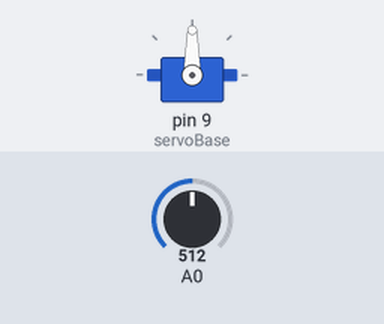
Recording of a sketch running on a simulated Arduino Uno, built with avr-gcc and run on an emulated ATmega328P. On the bench: servo. The test bench sets the inputs (shaded band); at power-on: A0 = 512.

Above: at 1.2 s.
1.3 s: A0 set to 716
At 2.1 s:
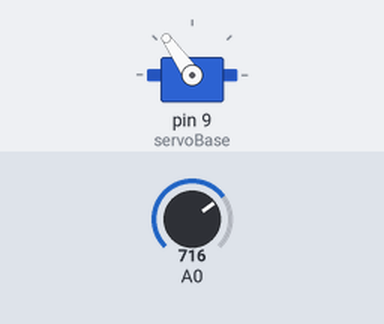
2.8 s: A0 set to 900
At 4.0 s:
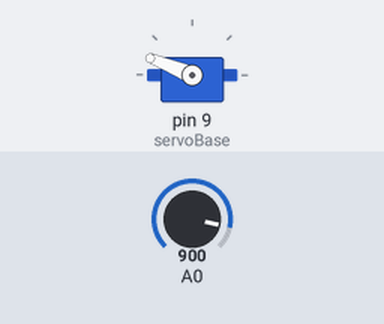
4.3 s: A0 set to 1023
At 5.5 s:
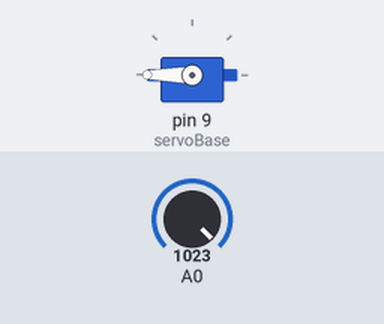
5.8 s: A0 set to 306
At 6.4 s:
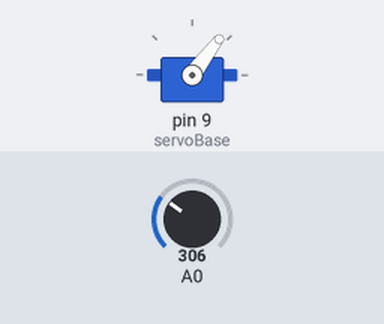
7.3 s: A0 set to 122
At 7.8 s:
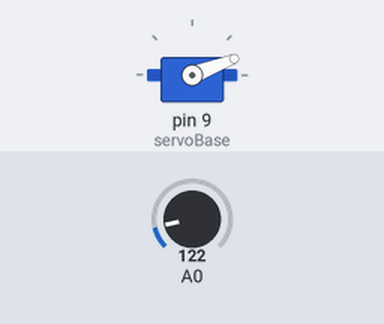
Timing chart, 0 to 9.8 s (numbered marks = the images above; inputs shaded):
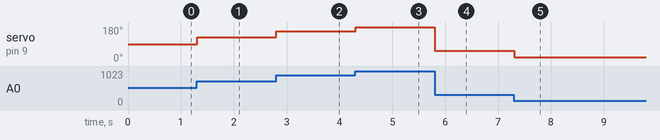

The sketch:

01_servo_potmeter.ino
```cpp
// Styr baseservoen på robotarmen med et potmeter.
// Kobling: servo signal -> pinne 9, potmeter midtbein -> A0.
// Servoens VCC går til en ekstern 5 V-kilde, og GND deles med Arduinoen.
#include <Servo.h>

Servo servoBase;

void setup() {
  servoBase.attach(9);
}

void loop() {
  int potVerdi = analogRead(A0);
  int vinkel = map(potVerdi, 0, 1023, 0, 180);
  servoBase.write(vinkel);
  delay(15);
}
```

Measured:
- after the input at 1.3 s, servo on pin 9 (servoBase): 90° → 125° at once
- after the input at 2.8 s, servo on pin 9 (servoBase): 125° → 158° at once
- after the input at 4.3 s, servo on pin 9 (servoBase): 158° → 180° at once
- after the input at 5.8 s, servo on pin 9 (servoBase): 180° → 53° at once
- after the input at 7.3 s, servo on pin 9 (servoBase): 53° → 21° at once
